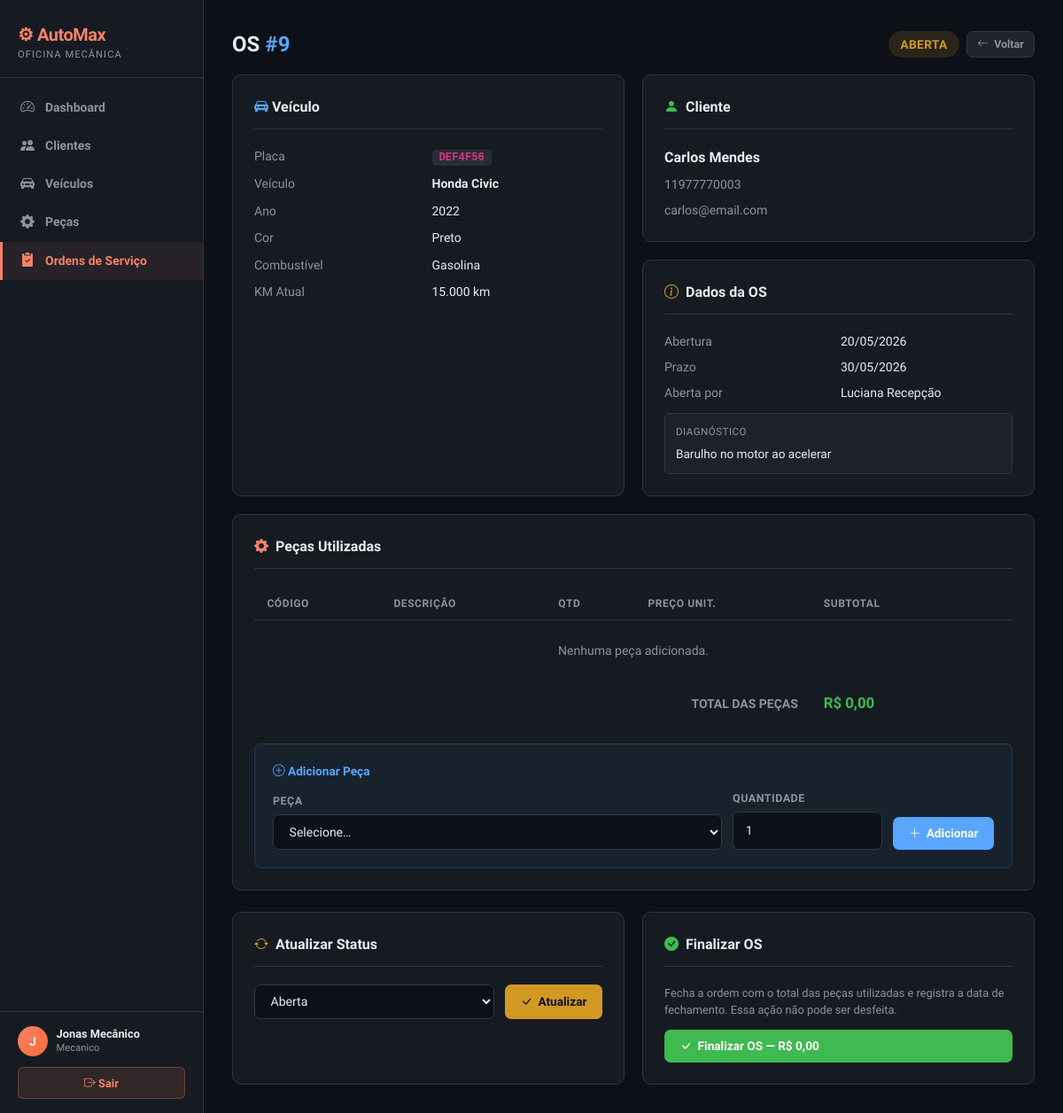
Screenshot of /automax2/public/ordens.php?modo=detalhe&id=9 (signed in) with the database file from the repository.
### tables this page shows
CREATE TABLE ORDEM_SERVICO (
    id_os              INT UNSIGNED NOT NULL AUTO_INCREMENT,
    diagnostico        TEXT NOT NULL,
    prazo_previsto     DATE,
    data_abertura      DATE NOT NULL DEFAULT (CURRENT_DATE),
    data_fechamento    DATE,
    status             ENUM('Aberta','Em andamento','Aguardando peca','Finalizada','Cancelada')
                       NOT NULL DEFAULT 'Aberta',
    valor_total        DECIMAL(10,2) NOT NULL DEFAULT 0.00,
    observacoes        TEXT,
    id_cliente         INT UNSIGNED NOT NULL,
    id_veiculo         INT UNSIGNED NOT NULL,
    id_usuario_abertura INT UNSIGNED,
    PRIMARY KEY (id_os),
    CONSTRAINT FK_OS_CLIENTE  FOREIGN KEY (id_cliente)
        REFERENCES CLIENTE (id_cliente) ON UPDATE CASCADE ON DELETE RESTRICT,
    CONSTRAINT FK_OS_VEICULO  FOREIGN KEY (id_veiculo)
        REFERENCES VEICULO (id_veiculo) ON UPDATE CASCADE ON DELETE RESTRICT,
    CONSTRAINT FK_OS_USUARIO  FOREIGN KEY (id_usuario_abertura)
        REFERENCES USUARIO (id_usuario) ON UPDATE CASCADE ON DELETE SET NULL,
    CONSTRAINT CHK_OS_VALOR   CHECK (valor_total >= 0)
);

CREATE TABLE VEICULO (
    id_veiculo   INT UNSIGNED NOT NULL AUTO_INCREMENT,
    placa        VARCHAR(8)   NOT NULL,
    modelo       VARCHAR(80)  NOT NULL,
    marca        VARCHAR(50)  NOT NULL,
    ano          SMALLINT UNSIGNED NOT NULL,
    cor          VARCHAR(30),
    km_atual     DECIMAL(10,2) NOT NULL DEFAULT 0,
    renavam      VARCHAR(11),
    chassi       VARCHAR(17),
    combustivel  ENUM('gasolina','etanol','flex','diesel','gnv','eletrico') DEFAULT 'flex',
    foto         VARCHAR(255) DEFAULT NULL,    
    id_cliente   INT UNSIGNED NOT NULL,
    ativo        TINYINT(1) NOT NULL DEFAULT 1,
    PRIMARY KEY (id_veiculo),
    UNIQUE KEY UQ_VEICULO_PLACA (placa),
    CONSTRAINT FK_VEICULO_CLIENTE FOREIGN KEY (id_cliente)
        REFERENCES CLIENTE (id_cliente)
        ON UPDATE CASCADE ON DELETE RESTRICT,
    CONSTRAINT CHK_VEICULO_ANO CHECK (ano BETWEEN 1900 AND 2100),
    CONSTRAINT CHK_VEICULO_KM  CHECK (km_atual >= 0)
);

CREATE TABLE CLIENTE (
    id_cliente    INT UNSIGNED NOT NULL AUTO_INCREMENT,
    nome          VARCHAR(100) NOT NULL,
    cpf           CHAR(11)     NOT NULL,
    telefone      VARCHAR(20),
    celular       VARCHAR(20),
    email         VARCHAR(150),
    endereco      VARCHAR(255),
    data_cadastro DATE NOT NULL DEFAULT (CURRENT_DATE),
    ativo         TINYINT(1) NOT NULL DEFAULT 1,
    PRIMARY KEY (id_cliente),
    UNIQUE KEY UQ_CLIENTE_CPF (cpf),
    CONSTRAINT CHK_CLIENTE_CPF CHECK (cpf REGEXP '^[0-9]{11}$')
);

CREATE TABLE USUARIO (
    id_usuario  INT UNSIGNED NOT NULL AUTO_INCREMENT,
    nome        VARCHAR(100) NOT NULL,
    login       VARCHAR(50)  NOT NULL,
    senha       VARCHAR(255) NOT NULL,    
    perfil      ENUM('Gerente','Recepcionista','Mecanico') NOT NULL DEFAULT 'Recepcionista',
    ativo       TINYINT(1) NOT NULL DEFAULT 1,
    PRIMARY KEY (id_usuario),
    UNIQUE KEY UQ_USUARIO_LOGIN (login)
);

### Automax-versão 2.0/app/controllers/OrdemController.php (called while the page is built, shortened)
<?php
class OrdemController
{
    private OrdemServico $model;
    public function __construct(PDO $pdo)
    {
        $this->model = new OrdemServico($pdo);
    }
    public function handle(): void
    {
        $modo = $_GET['modo'] ?? 'lista';
        match ($modo) {
            'nova'    => $this->nova(),
            'detalhe' => $this->detalhe((int)($_GET['id'] ?? 0)),
            default   => $this->lista(),
        };
    }
    private function detalhe(int $idOs): void
    {
        $os = $this->model->buscarPorId($idOs);
        $itens     = $this->model->buscarItens($idOs);
        $totalItens = array_sum(array_map(fn($i) => $i['quantidade'] * $i['preco_unit'], $itens));
        $combustivelLabels = [
            'gasolina' => 'Gasolina', 'etanol' => 'Etanol', 'flex' => 'Flex',
            'diesel'   => 'Diesel',   'gnv'    => 'GNV',    'eletrico' => 'Elétrico',
        ];
        require ROOT_DIR . '/app/views/ordens/detalhe.php';
    }
}

### automax2/public/ordens.php (called while the page is built, shortened)
<?php
require_once __DIR__ . '/../app/config/Layout.php';
$ctrl = new OrdemController(db());
$ctrl->handle();

### Automax-versão 2.0/app/models/OrdemServico.php (called while the page is built, shortened)
<?php
class OrdemServico
{
    private PDO $pdo;
    public function __construct(PDO $pdo)
    {
        $this->pdo = $pdo;
    }
    public function buscarPorId(int $id): array|false
    {
        $stmt = $this->pdo->prepare("
            SELECT os.*,
                   c.nome AS cliente_nome, c.celular AS cliente_cel, c.email AS cliente_email,
                   v.placa, v.modelo, v.marca, v.ano, v.cor, v.km_atual, v.combustivel,
                   v.renavam, v.chassi, v.foto AS veiculo_foto,
                   u.nome AS aberto_por
            FROM ORDEM_SERVICO os
            JOIN CLIENTE c  ON c.id_cliente = os.id_cliente
            JOIN VEICULO v  ON v.id_veiculo = os.id_veiculo
            LEFT JOIN USUARIO u ON u.id_usuario = os.id_usuario_abertura
            WHERE os.id_os = ?
        ");
        $stmt->execute([$id]);
        return $stmt->fetch();
    }
    public function buscarItens(int $idOs): array
    {
        $stmt = $this->pdo->prepare("
            SELECT i.*, p.descricao AS peca_nome, p.codigo
            FROM ITEM_OS i JOIN PECA p ON p.id_peca=i.id_peca
            WHERE i.id_os=?
        ");
        $stmt->execute([$idOs]);
        return $stmt->fetchAll();
    }
}

### automax2/app/views/ordens/detalhe.php (the view, shortened to what this page needs)
<div class="page-title" style="margin-bottom:1rem">
  <span>OS <span style="color:var(--am-blue)">#<?= $os['id_os'] ?></span></span>
  <div style="display:flex;gap:.5rem;align-items:center">
    <?php
    $badge = match($os['status']) {
        'Finalizada'      => 'badge-ok',
        'Cancelada'       => 'badge-muted',
        'Em andamento'    => 'badge-info',
        'Aguardando peca' => 'badge-warn',
        default           => 'badge-warn'
    };
    ?>
    <span class="badge-status <?= $badge ?>" style="font-size:.85rem;padding:.3rem .85rem"><?= $os['status'] ?></span>
    <a href="<?= BASE_URL ?>ordens.php" class="am-btn am-btn-muted am-btn-sm"><i class="bi bi-arrow-left"></i> Voltar</a>
  </div>
</div>
<div style="display:grid;grid-template-columns:1fr 1fr;gap:1.25rem;margin-bottom:1.25rem">
  <div class="am-card" style="margin-bottom:0">
    <div class="am-card-header" style="justify-content:space-between">
      <span><i class="bi bi-car-front-fill" style="color:var(--am-blue)"></i> Veículo</span>
    </div>
    <div style="display:grid;grid-template-columns:1fr 1fr;gap:.6rem .5rem;font-size:.875rem">
      <div style="color:var(--am-muted)">Placa</div>
      <div><code style="background:rgba(255,255,255,.08);padding:2px 8px;border-radius:4px;font-weight:700"><?= htmlspecialchars($os['placa']) ?></code></div>
      <div style="color:var(--am-muted)">Veículo</div>
      <div><strong><?= htmlspecialchars($os['marca'].' '.$os['modelo']) ?></strong></div>
      <div style="color:var(--am-muted)">Ano</div>
      <div><?= $os['ano'] ?></div>
      <div style="color:var(--am-muted)">Cor</div>
      <div><?= htmlspecialchars($os['cor'] ?? '—') ?></div>
      <div style="color:var(--am-muted)">Combustível</div>
      <div><?= $combustivelLabels[$os['combustivel'] ?? ''] ?? '—' ?></div>
      <div style="color:var(--am-muted)">KM Atual</div>
      <div><?= number_format((float)$os['km_atual'],0,',','.') ?> km</div>
    </div>
  </div>
  <div style="display:flex;flex-direction:column;gap:1.25rem">
    <div class="am-card" style="margin-bottom:0">
      <div class="am-card-header"><i class="bi bi-person-fill" style="color:var(--am-green)"></i> Cliente</div>
      <div style="font-size:.875rem;display:grid;gap:.5rem">
        <div><strong style="font-size:1rem"><?= htmlspecialchars($os['cliente_nome']) ?></strong></div>
        <div style="color:var(--am-muted)"><?= htmlspecialchars($os['cliente_cel'] ?? '—') ?></div>
        <div style="color:var(--am-muted)"><?= htmlspecialchars($os['cliente_email'] ?? '—') ?></div>
      </div>
    </div>
    <div class="am-card" style="margin-bottom:0">
      <div class="am-card-header"><i class="bi bi-info-circle" style="color:var(--am-yellow)"></i> Dados da OS</div>
      <div style="font-size:.875rem;display:grid;grid-template-columns:1fr 1fr;gap:.5rem .3rem">
        <div style="color:var(--am-muted)">Abertura</div>
        <div><?= date('d/m/Y', strtotime($os['data_abertura'])) ?></div>
        <div style="color:var(--am-muted)">Prazo</div>
        <div><?= $os['prazo_previsto'] ? date('d/m/Y', strtotime($os['prazo_previsto'])) : '—' ?></div>
        <div style="color:var(--am-muted)">Aberta por</div>
        <div><?= htmlspecialchars($os['aberto_por'] ?? '—') ?></div>
      </div>
      <?php if ($os['diagnostico']): ?>
      <div style="margin-top:.75rem;padding:.75rem;background:rgba(255,255,255,.03);border-radius:6px;border:1px solid var(--am-border);font-size:.85rem">
        <div style="color:var(--am-muted);font-size:.72rem;text-transform:uppercase;letter-spacing:.5px;margin-bottom:.35rem">Diagnóstico</div>
        <?= nl2br(htmlspecialchars($os['diagnostico'])) ?>
      </div>
      <?php endif; ?>
    </div>
  </div>
</div>
<div class="am-card">
  <div class="am-card-header"><i class="bi bi-gear-fill" style="color:var(--am-accent)"></i> Peças Utilizadas</div>
  <table class="am-table">
    <thead><tr><th>Código</th><th>Descrição</th><th>Qtd</th><th>Preço Unit.</th><th>Subtotal</th><?= $os['status']!=='Finalizada'?'<th></th>':'' ?></tr></thead>
    <tbody>
    <?php if(!$itens): ?>
    <tr><td colspan="6" style="text-align:center;color:var(--am-muted);padding:1.5rem">Nenhuma peça adicionada.</td></tr>
    <?php endif; ?>
    </tbody>
    <tfoot>
      <tr>
        <td colspan="<?= $os['status']!=='Finalizada' ? 4 : 3 ?>" style="text-align:right;font-weight:700;color:var(--am-muted);padding:.75rem .9rem">TOTAL DAS PEÇAS</td>
        <td style="font-weight:700;font-size:1.05rem;color:var(--am-green);padding:.75rem .9rem">R$ <?= number_format($totalItens,2,',','.') ?></td>
        <?= $os['status']!=='Finalizada' ? '<td></td>' : '' ?>
      </tr>
    </tfoot>
  </table>
  <?php if ($os['status'] !== 'Finalizada' && $os['status'] !== 'Cancelada'): ?>
  <div style="margin-top:1.25rem;padding:1.25rem;background:rgba(88,166,255,.05);border:1px solid rgba(88,166,255,.15);border-radius:8px">
    <div style="font-size:.85rem;font-weight:700;color:var(--am-blue);margin-bottom:.75rem"><i class="bi bi-plus-circle"></i> Adicionar Peça</div>
    <form method="POST" style="display:flex;gap:.75rem;flex-wrap:wrap;align-items:flex-end">
      <div style="flex:3;min-width:200px">
        <label class="am-label">Peça</label>
        <select class="am-select" name="id_peca" required>
          <option value="">Selecione…</option>
        </select>
      </div>
      <div style="flex:1;min-width:100px">
        <label class="am-label">Quantidade</label>
        <input class="am-input" type="number" name="quantidade" value="1" min="1">
      </div>
      <button class="am-btn am-btn-info" type="submit"><i class="bi bi-plus-lg"></i> Adicionar</button>
    </form>
  </div>
  <?php endif; ?>
</div>
<?php if ($os['status'] !== 'Finalizada' && $os['status'] !== 'Cancelada'): ?>
<div style="display:grid;grid-template-columns:1fr 1fr;gap:1.25rem">
  <div class="am-card" style="margin-bottom:0">
    <div class="am-card-header"><i class="bi bi-arrow-repeat" style="color:var(--am-yellow)"></i> Atualizar Status</div>
    <form method="POST" style="display:flex;gap:.75rem">
      <select class="am-select" name="status">
        <?php foreach(['Aberta','Em andamento','Aguardando peca'] as $s): ?>
        <option value="<?= $s ?>" <?= $os['status']===$s?'selected':'' ?>><?= $s ?></option>
        <?php endforeach; ?>
      </select>
      <button class="am-btn am-btn-warn" type="submit"><i class="bi bi-check-lg"></i> Atualizar</button>
    </form>
  </div>
  <div class="am-card" style="margin-bottom:0">
    <div class="am-card-header"><i class="bi bi-check-circle-fill" style="color:var(--am-green)"></i> Finalizar OS</div>
    <p style="font-size:.8rem;color:var(--am-muted);margin:0 0 .85rem">
      Fecha a ordem com o total das peças utilizadas e registra a data de fechamento. Essa ação não pode ser desfeita.
    </p>
    <form method="POST" onsubmit="return confirm('Finalizar esta OS? Essa ação não pode ser desfeita.');">
      <button class="am-btn am-btn-success" type="submit" style="width:100%">
        <i class="bi bi-check-lg"></i> Finalizar OS — R$ <?= number_format($totalItens, 2, ',', '.') ?>
      </button>
    </form>
  </div>
</div>
<?php endif; ?>

### automax2/public/css/estilo.css (style rules this page uses)
:root { --am-dark: #0d1117; --am-card: #161b22; --am-border: #30363d; --am-accent: #f78166; --am-blue: #58a6ff; --am-green: #3fb950; --am-yellow: #d29922; --am-muted: #8b949e; --am-text: #e6edf3; }
*, *::before, *::after { box-sizing: border-box; margin: 0; padding: 0; }
body { font-family: 'Sora', sans-serif; background: var(--am-dark); color: var(--am-text); min-height: 100vh; }
.am-card { background: var(--am-card); border: 1px solid var(--am-border); border-radius: 10px; padding: 1.5rem; margin-bottom: 1.5rem; }
.am-card-header { font-size: 1rem; font-weight: 700; color: var(--am-text); margin-bottom: 1.25rem; padding-bottom: .75rem; border-bottom: 1px solid var(--am-border); display: flex; align-items: center; gap: .5rem; }
.am-table { width: 100%; border-collapse: collapse; font-size: .875rem; }
.am-table thead th { padding: .6rem .9rem; text-align: left; color: var(--am-muted); font-size: .75rem; font-weight: 700; text-transform: uppercase; letter-spacing: .6px; border-bottom: 1px solid var(--am-border); }
.am-table tbody td { padding: .7rem .9rem; border-bottom: 1px solid rgba(48,54,61,.5); vertical-align: middle; }
.am-table tbody tr:last-child td { border-bottom: none; }
.badge-status { display: inline-block; padding: .2rem .65rem; border-radius: 20px; font-size: .7rem; font-weight: 700; text-transform: uppercase; letter-spacing: .4px; }
.badge-warn { background: rgba(210,153,34,.15); color: var(--am-yellow); }
.am-label { display: block; font-size: .78rem; font-weight: 600; color: var(--am-muted); text-transform: uppercase; letter-spacing: .5px; margin-bottom: .35rem; }
.am-input, .am-select, .am-textarea { width: 100%; padding: .6rem .85rem; background: var(--am-dark); color: var(--am-text); border: 1px solid var(--am-border); border-radius: 7px; font-size: .875rem; font-family: inherit; transition: border-color .15s; }
.am-select option { background: var(--am-card); }
.am-btn { display: inline-flex; align-items: center; gap: .4rem; padding: .5rem 1.1rem; border-radius: 7px; font-size: .85rem; font-weight: 600; font-family: inherit; border: none; cursor: pointer; text-decoration: none; transition: opacity .15s, transform .1s; }
.am-btn-success { background: var(--am-green); color: #fff; }
.am-btn-info { background: var(--am-blue); color: #fff; }
.am-btn-warn { background: var(--am-yellow); color: #0d1117; }
.am-btn-muted { background: rgba(139,148,158,.15); color: var(--am-muted); border: 1px solid var(--am-border); }
.am-btn-sm { padding: .3rem .7rem; font-size: .78rem; }
.page-title { font-size: 1.5rem; font-weight: 700; color: var(--am-text); margin-bottom: 1.5rem; display: flex; justify-content: space-between; align-items: center; }

### rows the page displays
ordem_servico: id_os "9", status "ABERTA", id_veiculo.placa "DEF4F56", id_veiculo.modelo "Honda Civic", id_veiculo.ano "2022", id_veiculo.cor "Preto", id_veiculo.combustivel "Gasolina", id_veiculo.km_atual "15.000", id_cliente.nome "Carlos Mendes", id_cliente.celular "11977770003", id_cliente.email "carlos@email.com", data_abertura "20/05/2026", prazo_previsto "30/05/2026", id_usuario_abertura.nome "Luciana Recepção", diagnostico "Barulho no motor ao acelerar", status "Aberta"

### other values shown
$item['label'] "Dashboard"
$item['label'] "Clientes"
$item['label'] "Veículos"
$item['label'] "Peças"
$item['label'] "Ordens de Serviço"
$inicial "J"
$nome "Jonas Mecânico"
$perf "Mecanico"
$totalItens "0,00"
